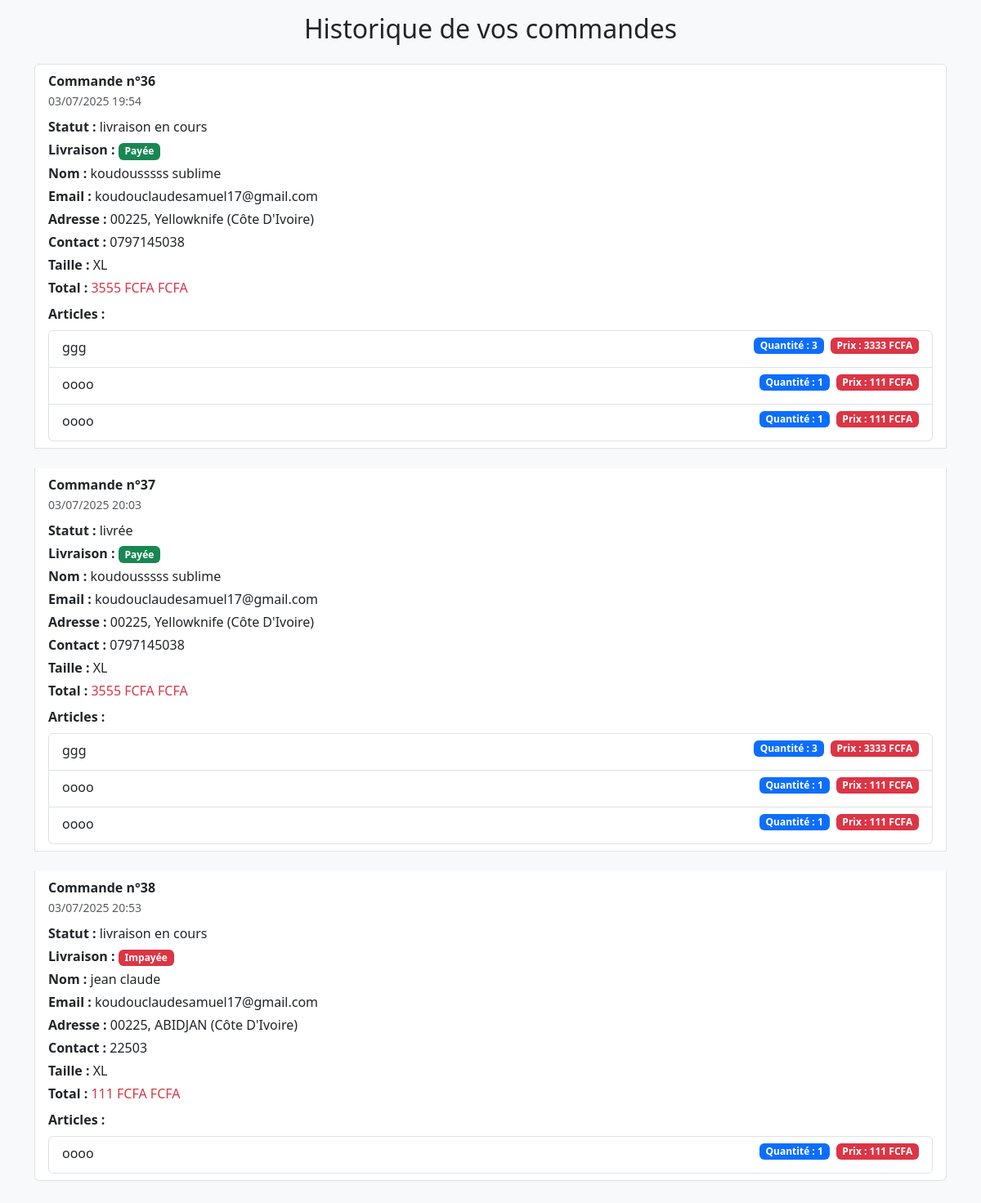
/Historique/ (signed in), run on an earlier commit of the app's database.
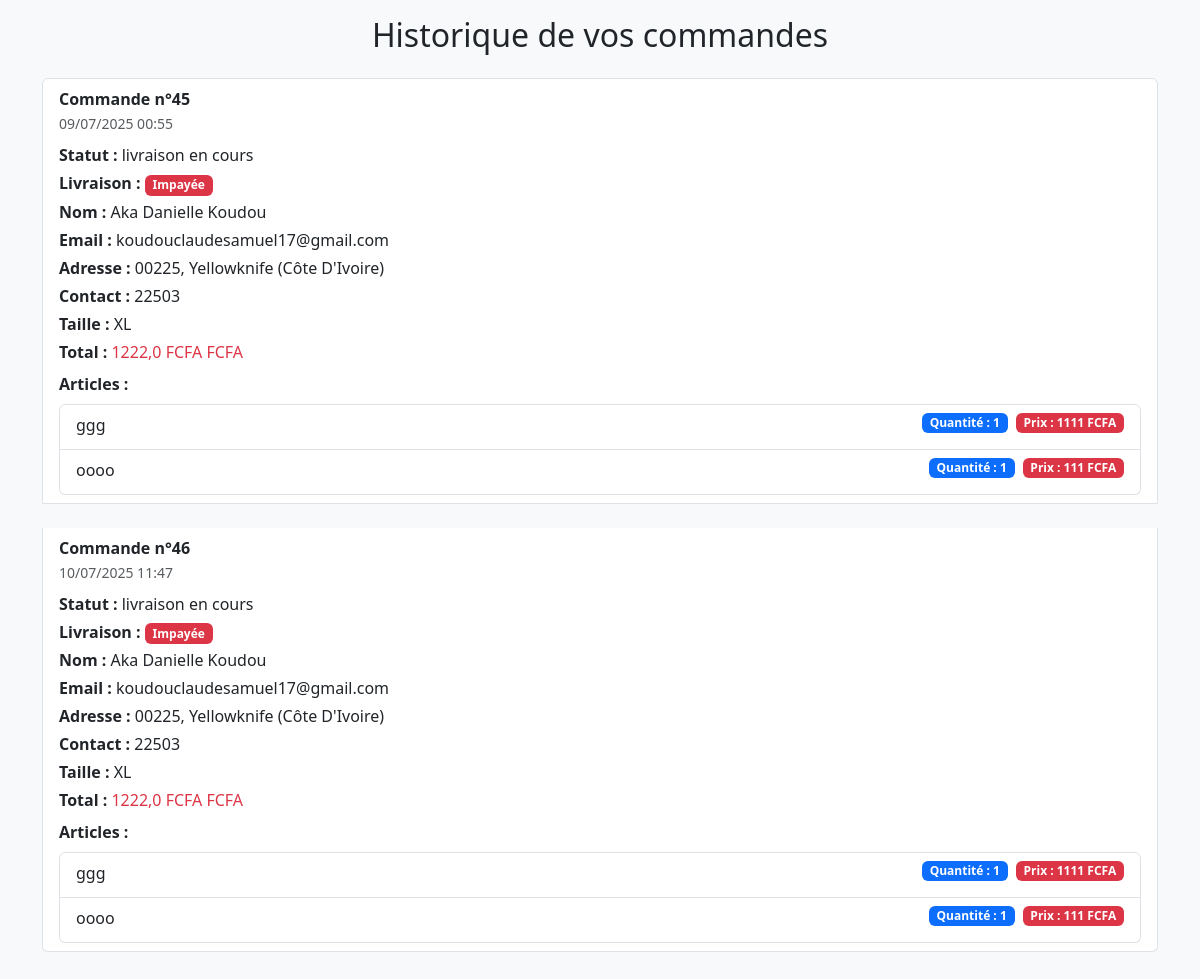
And on a later commit of the database.
### green/models.py (models this page shows, shortened)
class Command(models.Model):
    user = models.ForeignKey(User, on_delete=models.CASCADE, null=True, blank=True)
    items = models.CharField(max_length=300)
    total = models.CharField(max_length=200)
    nom = models.CharField(max_length=150)
    email = models.EmailField()
    address = models.CharField(max_length=200)
    ville = models.CharField(max_length=300)
    pays = models.CharField(max_length=300)
    zipcode = models.CharField(max_length=300)
    taille = models.CharField(max_length=50)
    statut = models.CharField(max_length=100, default='livraison en cours')
    date_command = models.DateTimeField(default=timezone.now)
    transaction_id = models.CharField(max_length=100, blank=True, null=True)
    paye = models.BooleanField(default=False)  # Ce

### green/views.py (the view)
# urls.py: path('Historique/', views.Historique , name='historique'),
@login_required
def Historique(request):
    commandes = Command.objects.filter(user=request.user)  # 🔒 Filtre par utilisateur connecté
    for commande in commandes:
        try:
            if isinstance(commande.items, str):
                commande.items = json.loads(commande.items)
            elif not isinstance(commande.items, list):
                commande.items = []
            print(f"✅ Commande {commande.id} items:", commande.items)
        except Exception as e:
            print(f"❌ Erreur de parsing pour la commande {commande.id} :", e)
            commande.items = []
    return render(request, 'green/historique.html', {'commandes': commandes})

### green/templates/green/historique.html (shortened to what this page needs)
{% load static %}
<!DOCTYPE html>
<html lang="fr">
<head>
    <link href="https://cdn.jsdelivr.net/npm/bootstrap@5.3.0/dist/css/bootstrap.min.css" rel="stylesheet">
</head>
<body class="bg-light p-3">
    <div class="container">
        <h2 class="mb-4 text-center">Historique de vos commandes</h2>
        {% if commandes %}
            <ul class="list-group">
                {% for c in commandes %}
                <li class="list-group-item mb-4">
                    <div class="mb-2">
                        <strong>Commande n°{{ c.id }}</strong> <br>
                        <small class="text-muted">{{ c.date_command|date:"d/m/Y H:i" }}</small>
                    </div>
                    <p class="mb-1"><strong>Statut :</strong> {{ c.statut }}</p>
                    <p class="mb-1">
                    <strong>Livraison :</strong>
                    {% if c.paye %}
                        <span class="badge bg-success">Payée</span>
                     {% else %}
                        <span class="badge bg-danger">Impayée</span>
                    {% endif %}
                    </p>
                    <p class="mb-1"><strong>Nom :</strong> {{ c.nom }}</p>
                    <p class="mb-1"><strong>Email :</strong> {{ c.email }}</p>
                    <p class="mb-1"><strong>Adresse :</strong> {{ c.address }}, {{ c.ville }} ({{ c.pays }})</p>
                    <p class="mb-1"><strong>Contact :</strong> {{ c.zipcode }}</p>
                    <p class="mb-1"><strong>Taille :</strong> {{ c.taille }}</p>
                    <p class="mb-2"><strong>Total :</strong> <span class="text-danger">{{ c.total }} FCFA</span></p>
                    <strong>Articles :</strong>
                    <ul class="list-group mt-2">
                        {% for item in c.items %}
                        <li class="list-group-item d-flex flex-column flex-sm-row justify-content-between align-items-start">
                            <div class="mb-1 flex-grow-1">{{ item.nom }}</div>
                            <div class="d-flex flex-column flex-sm-row gap-2">
                                <span class="badge bg-primary">Quantité : {{ item.quantite }}</span>
                                <span class="badge bg-danger">Prix : {{ item.prix }} FCFA</span>
                            </div>
                        </li>
                        {% endfor %}
                    </ul>
                </li>
                {% endfor %}
            </ul>
        {% else %}
            <p class="text-center">Vous n'avez encore passé aucune commande.</p>
        {% endif %}
    </div>
</body>
</html>

### green/templates/green/historique.html (style rules this page uses)
.list-group-item { word-wrap: break-word; }

What changed in the data, as far as the page shows it:
removed Command: id "36", date_command "03/07/2025 19:54", statut "livraison en cours", paye "Payée", nom "koudousssss sublime", email "koudouclaudesamuel17@gmail.com", address "00225", ville "Yellowknife", pays "Côte D'Ivoire", zipcode "0797145038", taille "XL", total "3555 FCFA", nom "ggg" "oooo" "oooo", quantite "3" "1" "1", prix "3333" "111" "111"
removed Command: id "37", date_command "03/07/2025 20:03", statut "livrée", paye "Payée", nom "koudousssss sublime", email "koudouclaudesamuel17@gmail.com", address "00225", ville "Yellowknife", pays "Côte D'Ivoire", zipcode "0797145038", taille "XL", total "3555 FCFA", nom "ggg" "oooo" "oooo", quantite "3" "1" "1", prix "3333" "111" "111"
removed Command: id "38", date_command "03/07/2025 20:53", statut "livraison en cours", paye "Impayée", nom "jean claude", email "koudouclaudesamuel17@gmail.com", address "00225", ville "ABIDJAN", pays "Côte D'Ivoire", zipcode "22503", taille "XL", total "111 FCFA", nom "oooo", quantite "1", prix "111"
added Command: id "45", date_command "09/07/2025 00:55", statut "livraison en cours", paye "Impayée", nom "Aka Danielle Koudou", email "koudouclaudesamuel17@gmail.com", address "00225", ville "Yellowknife", pays "Côte D'Ivoire", zipcode "22503", taille "XL", total "1222,0 FCFA", nom "ggg" "oooo", quantite "1" "1", prix "1111" "111"
added Command: id "46", date_command "10/07/2025 11:47", statut "livraison en cours", paye "Impayée", nom "Aka Danielle Koudou", email "koudouclaudesamuel17@gmail.com", address "00225", ville "Yellowknife", pays "Côte D'Ivoire", zipcode "22503", taille "XL", total "1222,0 FCFA", nom "ggg" "oooo", quantite "1" "1", prix "1111" "111"
